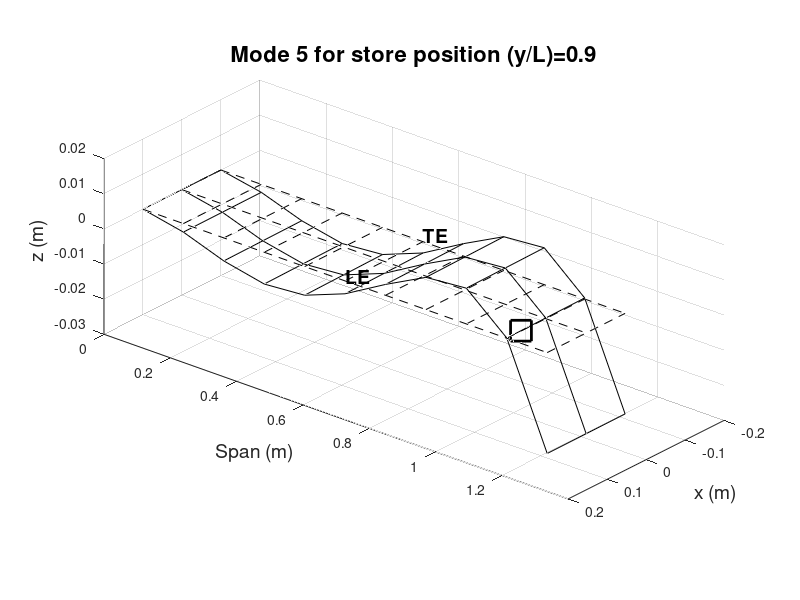
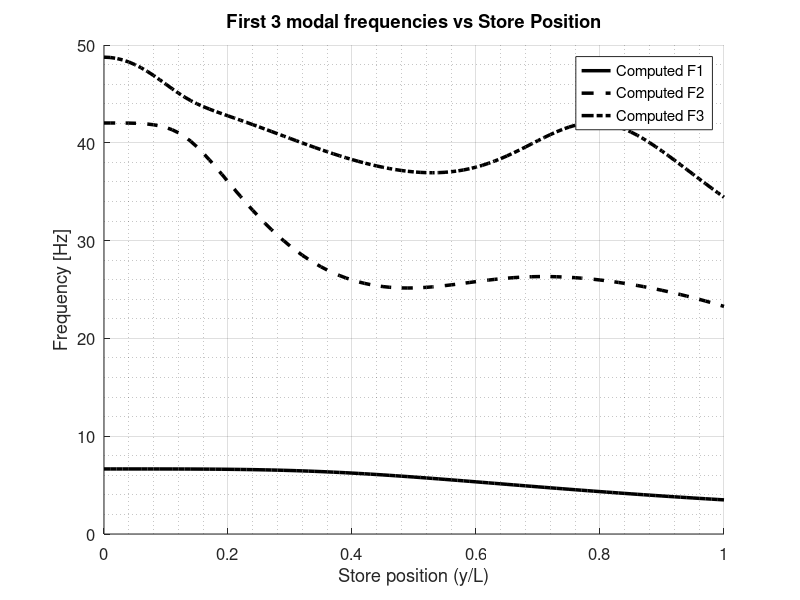

Here is the MATLAB script that generated these plots, in order:
clc
clear

%%
% wing parameters
mw = 1.5818 ;                   % mass of the wing
c = 0.2032 ;                    % chord length 
b = c/2 ;                       % half chord
L = 1.2192 ;                    % length of the wing
EA = 0.437*c ;                  % position of elastic axis
IA = 0.454*c ;                  % position of inertial axis
x_b = IA-EA ;                   % 
EI = 404.76 ;                   % flexural rigidity of wing (Nm^2)
GJ = 199.076 ;                  % torsional rigidity of wing (Nm^2/rad)
mbar = mw/L ;                   % mass per unit length of wing (kg/m)
Iwing = 4.349e-3/L ;            % wing pitch moment of inertia (kg m^2/m)
rho = mbar/(pi*b*b*32.6) ;      

% parameters for wing store 4 
ms = 0.636*mw ;                    % store 4 mass, kg
xs = 0.625 ;                       % position of store ahead of Elastic Axis, m
Is = 1.91*Iwing*L ;                % pitch inertia of store about centre , kg m^2
x = xs*b ;

% store position at 100 points along span
 for int_pos = 1:1:101
    Ls = (int_pos-1).*(L/100) ;
    % calculate Delta, Deltas, B, C, D and T matrices.
    % setup functions for bending, 3 bending and 2 torsion modes
    y_L = 0:0.01:1 ;
    N = 3 ;                                                      % assume as a first test the bending 
    M = 2 ;                                                      % and torsion modes

    for i=1:N
        psi_i = (y_L).^(i+1) ;                                      % ith bending function for wing
        psi_i_store = (Ls/L).^(i+1) ;                               % ith bending funtion for store
        psi_i_double = ((i*(i+1))/L.^2).*((y_L).^(i-1)) ;           % ith bending function second derivative (psi'')
        for j = 1:N
           psi_j = (y_L).^(j+1) ;                                   % jth bedning function of wing
           psi_j_store = (Ls/L).^(j+1) ;                            % jth bending mode of store
           psi_j_double = ((j*(j+1))/L.^2).*((y_L).^(j-1)) ;        % jth wing bending function second derivative (psi'') 
           % Del, Dels and B matrices
           Del(i,j) = (L-0)*trapz(y_L,psi_i.*psi_j) ;              % Delta for wing
           Dels(i,j) = psi_i_store.*psi_j_store ;                  % Delta for store
           B(i,j) = (L-0)*trapz(y_L,psi_i_double.*psi_j_double) ;  % 
        end
    end
    % setup i and j torsion for wing and store, 2 torsion modes
    for i=1:M
        phi_i = (y_L).^i ;                                          % ith torsional function for wing
        phi_i_store = (Ls/L).^i ;                                   % ith torsional function for store
        phi_i_single = ((i)/(L)).*((y_L).^(i-1)) ;                  % ith torsional function first derivative (phi')
        for j = 1:M
            phi_j = (y_L).^j ;                                          % jth torsional function for wing 
            phi_j_store = (Ls/L).^j ;                                   % jth torsional function for store
            phi_j_single = ((j)/(L)).*((y_L).^(j-1)) ;                  % jth torsional function first derivative (phi')
            % D, D_store and T matrices
            D(i,j) = (L-0)*trapz(y_L, phi_i.*phi_j) ;                       % D matrix for wing
            D_s(i,j) = phi_i_store.*phi_j_store ;                           % D matrix for store
            T(i,j) = (L-0)*trapz(y_L, phi_i_single.*phi_j_single) ;         % T matrix
        end
    end
    % Define functions for i bending and j torsion to determine C matrix
    for i=1:N
        psi_i = (y_L).^(i+1) ;                                      % ith bending function for wing
        psi_i_store = (Ls/L).^(i+1) ;                               % ith bending funtion for store
        psi_i_double = ((i*(i+1))/L.^2).*((y_L).^(i-1)) ;           % ith bending function second derivative (psi'')
        for j = 1:M
            phi_j = (y_L).^j ;                                      % jth torsional function for wing
            phi_j_store = (Ls/L).^j ;                               % jth torsional function for store 
            phi_j_single = ((j)/(L)).*((y_L).^(j-1)) ;              % jth torsional function first derivative (phi')
            % C and C_store matrices
            C(i,j) = (L-0)*trapz(y_L, psi_i.*phi_j) ;
            C_s(i,j) = psi_i_store.*phi_j_store ;
        end
    end

% Expressions for wing and store mass matrix
Mwing = [   mbar*Del,   -mbar*x_b*C   ;
         -mbar*x_b*(C'),  Iwing*D   ] ;

Mstore = [    ms*Dels,     ms*xs*b*C_s   ; 
           ms*xs*b*(C_s'),   Is*D_s   ]   ;

%Determince expression for the stiffness matrix, unaffected by the addition of a store
K = [    EI*B,      zeros(N,M)  ;
     (zeros(N,M))',    GJ*T   ] ;

% Total mass matrix achieved by combining the mass matrices of store and wing
    Mt = Mwing + Mstore ;

% Determine natural frequencies
    [V,Lambda] = eig(K,Mt) ;
    
    % We only want to save the eigenvectors at 11 specific points along the span.
    if int_pos == 1
        Vout(:,:,1) = V ;                   % Save the Ls = 0 (clean wing) case as index 1
        
    elseif mod(int_pos-1, 10) == 0
        store_idx = (int_pos-1)/10 + 1 ;    % For int_pos 11, 21, 31... calculate the corresponding index (2 through 11)
        Vout(:,:,store_idx) = V ;           % Save the 5x5 eigenvector matrix into the 3D Vout array
    end

    omega = sqrt(diag(Lambda)) ;            % rad/s frequency
    f(:,int_pos) = omega/(2*pi) ;           % transforms the Frequency from radians to Hz
end
    % Data from NACA TN1594 for plotting
  
    %Deflection and twist of the elastic axis create 11 store positions along span
    y_L=0:0.1:1;
    % select mode
    mode = 5 ;
    % select store position
    store_pos = 10 ;
    EA_z = zeros(1,length(y_L)) ;
    theta_EA = zeros(1,length(y_L)) ;
    % Determine the amount of bending
    for j = 1:N
        a = 0.01*Vout(j,mode,store_pos) ;
        psi_j = (y_L).^(j+1) ;
        EA_z = EA_z + psi_j*a ;
    end
    % Determine the amount of twist
    for j = N+1:(M+N)
        b = 0.01*Vout(j,mode,store_pos) ;
        phi_j = (y_L).^(j-N) ;
        theta_EA = theta_EA+(phi_j*b)*(180/pi) ;
    end

% Geometry --------------------------------------------------------------------------------------------------------------

    % Determine leading edge and trailing edge x and z coordinates
    Lead_x = 0.1 ;
    Lead_z= 0 ;
    Trail_x = -0.1 ; 
    Trail_z = 0 ;
    Store_x = 0 ;
    Store_z = 0 ;
       
    % Calculate physical span locations
    y_span = L * y_L; 

    % Calculate the deformed coordinates for the whole wing (Using cosd and sind because theta_EA is in degrees)
    x_LE = Lead_x * cosd(theta_EA);
    z_LE = Lead_x * sind(theta_EA) + EA_z;
    
    x_TE = Trail_x * cosd(theta_EA);
    z_TE = Trail_x * sind(theta_EA) + EA_z;
    
    x_EA = zeros(1, length(y_L));
    z_EA = EA_z;

%% 3D PLOT --------------------------------------------------------------------------------------------------------------

    figure;
    hold on;
    grid on;
    view(-35, 300) ;                  % Sets the 3D viewing angle to match your reference image
    
    % rigid wing 
    plot3([Lead_x Lead_x], [0 L], [0 0], '--k');                    % Leading Edge
    plot3([Trail_x Trail_x], [0 L], [0 0], '--k');                  % Trailing Edge
    plot3([0 0], [0 L], [0 0], '--k');                              % Elastic Axis
    
    % plot chordwise ribs
    for i = 1:length(y_L)
        plot3([Lead_x, Trail_x], [y_span(i), y_span(i)], [0, 0], '--k');
    end

    % deformed wing 
    plot3(x_LE, y_span, z_LE, '-k'); % Deformed Leading Edge
    plot3(x_TE, y_span, z_TE, '-k'); % Deformed Trailing Edge
    plot3(x_EA, y_span, z_EA, '-k'); % Deformed Elastic Axis
    
    % plot chordwise ribs
    for i = 1:length(y_L)
        plot3([x_LE(i), x_TE(i)], [y_span(i), y_span(i)], [z_LE(i), z_TE(i)], '-k');
    end

    % text denoting leading and trailing edges
    text(x_LE(6), y_span(6), z_LE(6) + 0.005, 'LE', 'FontSize', 14, 'FontWeight', 'bold');    % Index 6 corresponds to 50% 
    text(x_TE(6), y_span(6), z_TE(6) + 0.005, 'TE', 'FontSize', 14, 'FontWeight', 'bold');    % span (y/L = 0.5)

    % store marker
    y_store = y_span(store_pos);                                    % Calculate store 
    x_store_rot = x * cosd(theta_EA(store_pos));                    % location on the 
    z_store = x * sind(theta_EA(store_pos)) + EA_z(store_pos);      % deformed wing
    
    % plot the store as a large square 's' marker
    plot3(x_store_rot, y_store, z_store, 'sk', 'MarkerSize', 15, 'LineWidth', 2);

    % figure formatting 
    
    % force desired view angle 
    view(130, 25) ;
    
    % axis labels
    xlabel('x (m)', 'FontSize', 14);
    ylabel('Span (m)', 'FontSize', 14);
    zlabel('z (m)', 'FontSize', 14);

    % axis limits 
    xlim([-0.2, 0.2]);
    ylim([0, 1.4]);
    
    % make the 3D bounding box rectangular
    pbaspect([1 2.5 0.8]);              % [x-width, y-length, z-height]. This makes Span 2.5x visually longer than Chord.
    
    % title based on selected mode and store position
    title_str = sprintf('Mode %d for store position (y/L)=%.1f', mode, y_L(store_pos));
    title(title_str, 'FontSize', 16, 'FontWeight', 'bold');
   
    hold off;

%% 2D Frequency plot 

% sort frequencies at every spanwise station from lowest to highest
f_sorted = sort(f, 1);          % ensures F1 is always the lowest line, F2 is the middle, etc

% create x-axis array for computed lines 
x_span = 0:0.01:1;

% experimental data
exp_yL = [0, 0.23, 0.42, 0.54, 0.60, 0.85, 0.94, 0.98]; 
exp_1B = [6.4, 6.4,  6.0,  5.5,  5.4,  4.2,  4.0,  3.8];    
exp_2B = [36.1, 30.0, 35.5, 34.0, 35.0, 24.0, 23.5, 34.0]; 
exp_1F = [45.9, 40.0, NaN,  23.5, 24.5, 23.8, 23.4, 22.0];  

figure;
hold on;

% plot the computed lines (rows 1, 2, and 3 of f_sorted)
plot(x_span, f_sorted(1,:), '-k', 'LineWidth', 2.5, 'DisplayName', 'Computed F1');   % Solid
plot(x_span, f_sorted(2,:), '--k', 'LineWidth', 2.5, 'DisplayName', 'Computed F2');  % Dashed
plot(x_span, f_sorted(3,:), '-.k', 'LineWidth', 2.5, 'DisplayName', 'Computed F3');  % Dash-Dot

% % plot the experimental data markers
% plot(exp_yL, exp_1B, 'sk', 'MarkerSize', 10, 'LineWidth', 1.5, 'DisplayName', 'Experimental 1B');
% plot(exp_yL, exp_2B, 'ok', 'MarkerSize', 10, 'LineWidth', 1.5, 'DisplayName', 'Experimental 2B');
% plot(exp_yL, exp_1F, 'sk', 'MarkerSize', 10, 'LineWidth', 1.5, 'DisplayName', 'Experimental 1F'); 

% figure formatting 
xlabel('Store position (y/L)', 'FontSize', 16);
ylabel('Frequency [Hz]', 'FontSize', 16);
title('First 3 modal frequencies vs Store Position', 'FontSize', 18, 'FontWeight', 'bold');

% axis limits
xlim([0 1]);
ylim([0 50]);

grid on
grid minor
legend('Location', 'northeast', 'FontSize', 12);

% clean up the axes 
box off;
set(gca, 'FontSize', 12, 'TickDir', 'in');
hold off;
